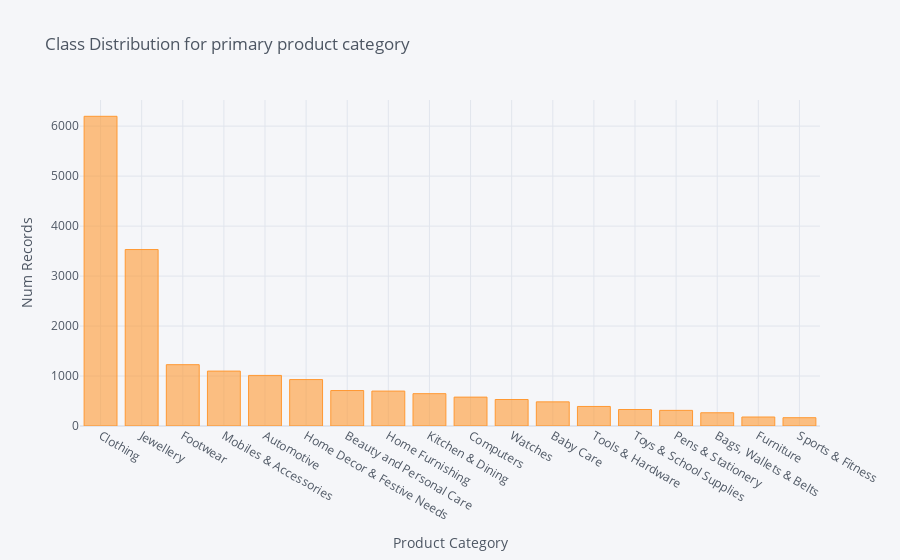

The code cell stored with this chart in its notebook:
### Markdown cell above
## Overview of primary category

### Code cell
category_name = "category1"
text_label = "description"

data = get_frequent_classes(data, column_name = category_name, min_percent = 0.5)
data = data[data[text_label].notna()]
data.dropna()
data[category_name].value_counts().sort_values(ascending=False).iplot(kind='bar', yTitle = 'Num Records', 
                                                                    xTitle = 'Product Category', 
                                                                    title='Class Distribution for primary product category')

### Figure 1 — Plotly figure (JSON) as saved in the notebook; plotly's stock layout.template omitted (floating-point values rounded to 4 significant figures)
{"data": [{"marker": {"color": "rgba(255, 153, 51, 0.6)", "line": {"color": "rgba(255, 153, 51, 1.0)", "width": 1}}, "name": "category1", "orientation": "v", "text": "", "type": "bar", "x": ["Clothing", "Jewellery", "Footwear", "Mobiles & Accessories", "Automotive", "Home Decor & Festive Needs", "Beauty and Personal Care", "Home Furnishing", "Kitchen & Dining", "Computers", "Watches", "Baby Care", "Tools & Hardware", "Toys & School Supplies", "Pens & Stationery", "Bags, Wallets & Belts", "Furniture", "Sports & Fitness"], "y": [6197, 3531, 1227, 1099, 1012, 929, 710, 699, 647, 578, 530, 483, 391, 330, 313, 265, 180, 166]}], "layout": {"legend": {"bgcolor": "#F5F6F9", "font": {"color": "#4D5663"}}, "paper_bgcolor": "#F5F6F9", "plot_bgcolor": "#F5F6F9", "title": {"font": {"color": "#4D5663"}, "text": "Class Distribution for primary product category"}, "xaxis": {"gridcolor": "#E1E5ED", "showgrid": true, "tickfont": {"color": "#4D5663"}, "title": {"font": {"color": "#4D5663"}, "text": "Product Category"}, "zerolinecolor": "#E1E5ED"}, "yaxis": {"gridcolor": "#E1E5ED", "showgrid": true, "tickfont": {"color": "#4D5663"}, "title": {"font": {"color": "#4D5663"}, "text": "Num Records"}, "zerolinecolor": "#E1E5ED"}}}
